Frame 1 (no input): blank canvas, image omitted
Frame 60 (no input): blank canvas, image omitted
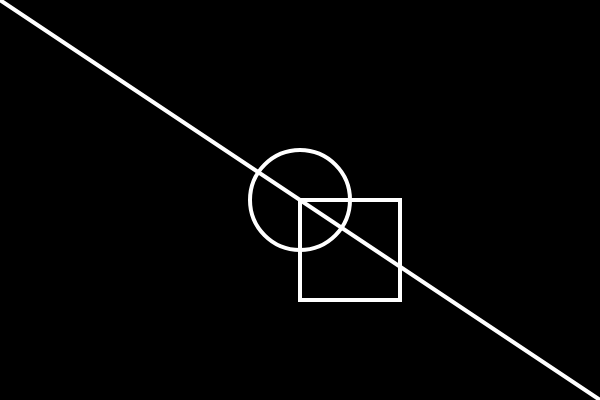
Frame 120 (the mouse pressed at the canvas centre since frame 60)

The p5.js sketch whose frames 1 and 60 were blank and that drew this single picture after the mouse press (run headless with seeded random() and noise() and a simulated clock; from frame 60 on, the mouse is pressed at the canvas centre):

// p5.js sketch
// ── sketch.js

function setup() {
   createCanvas (600, 400);
}

function draw() {
   background(0);
   stroke(255);
   strokeWeight(4);
   noFill();
   if(mouseX > 250) {
   ellipse(300, 200, 100, 100);
} 
if (mouseX > 150) {
 rect(300, 200, 100, 100); 
} 
if (mouseX > 50) {
  line(0, 0, width, height);

}
   
}
  
